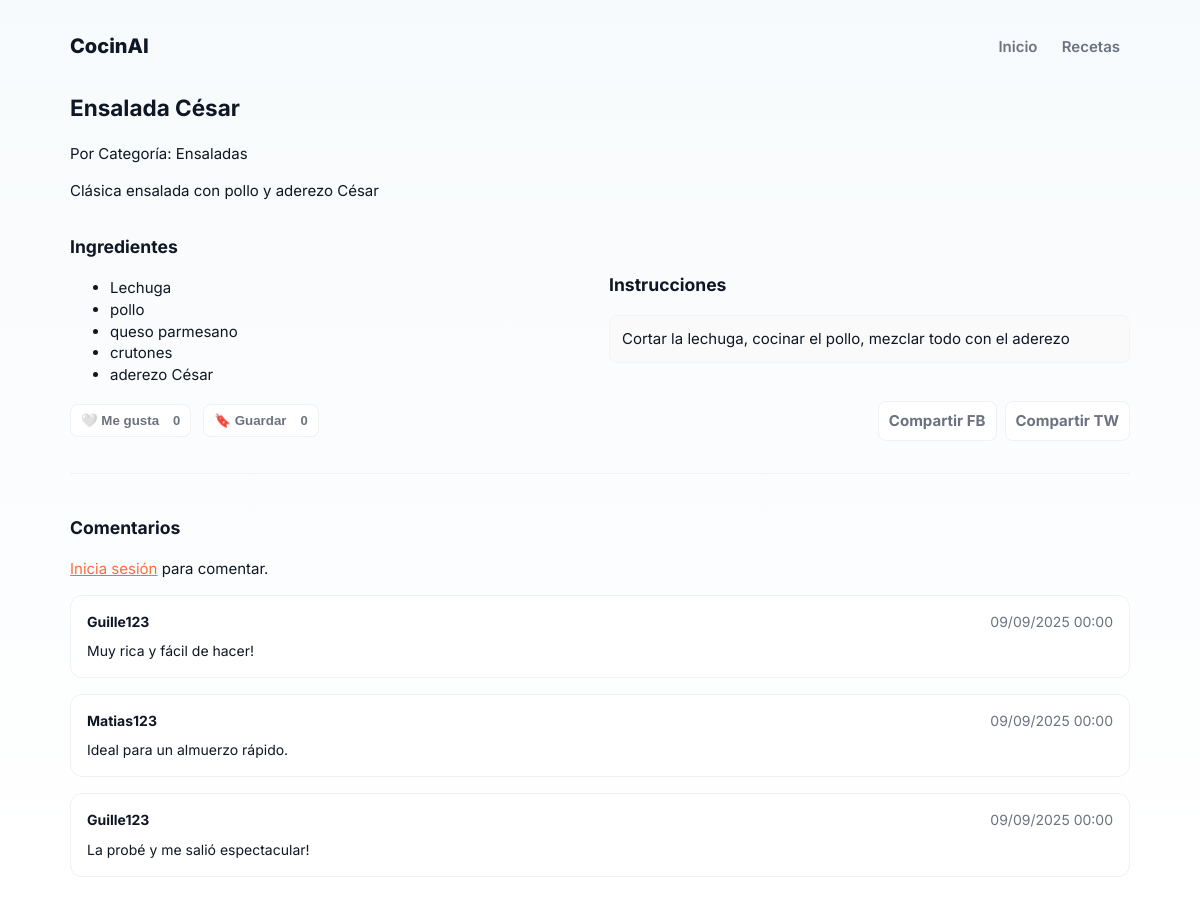
/recipe.php?id=1, run on the app's committed database.
### tables this page shows
CREATE TABLE Receta (
    id INT AUTO_INCREMENT PRIMARY KEY,
    nombre VARCHAR(150) NOT NULL,
    descripcion TEXT,
    ingredientes TEXT,
    instrucciones TEXT,
    calorias INT,
    carbohidratos INT,
    proteinas INT,
    grasas INT,
    categoria_id INT,
    usuario_id INT,
    FOREIGN KEY (categoria_id) REFERENCES Categoria(id),
    FOREIGN KEY (usuario_id) REFERENCES Usuario(id)
);

CREATE TABLE Categoria (
    id INT AUTO_INCREMENT PRIMARY KEY,
    nombre VARCHAR(100) NOT NULL
);

CREATE TABLE IF NOT EXISTS Comentario (
    id INT AUTO_INCREMENT PRIMARY KEY,
    texto TEXT NOT NULL,
    fecha DATETIME NOT NULL,
    usuario_id INT NOT NULL,
    receta_id INT NOT NULL,
    FOREIGN KEY (usuario_id) REFERENCES Usuario(id),
    FOREIGN KEY (receta_id) REFERENCES Receta(id) ON DELETE CASCADE
);

CREATE TABLE Usuario (
    id INT AUTO_INCREMENT PRIMARY KEY,
    nombre_usuario VARCHAR(100) NOT NULL,
    email VARCHAR(150) NOT NULL UNIQUE,
    password VARCHAR(255) NOT NULL
);

### recipe.php (the view, shortened to what this page needs)
<?php
require_once __DIR__ . '/Nueva carpeta/BD/conexion.php';
$id = isset($_GET['id']) ? intval($_GET['id']) : 0;
$stmt = $conn->prepare("
    SELECT r.*, u.nombre_usuario as autor, c.nombre as categoria
    FROM Receta r
    LEFT JOIN Usuario u ON r.usuario_id = u.id
    LEFT JOIN Categoria c ON r.categoria_id = c.id
    WHERE r.id = ?
");
$stmt->bind_param("i", $id);
$stmt->execute();
$receta = $stmt->get_result()->fetch_assoc();
$comment_error = '';
$comentarios = [];
$stmt = $conn->prepare("
    SELECT c.*, u.nombre_usuario
    FROM Comentario c
    JOIN Usuario u ON c.usuario_id = u.id
    WHERE c.receta_id = ?
    ORDER BY c.fecha DESC
");
$stmt->bind_param("i", $id);
$stmt->execute();
$result = $stmt->get_result();
while ($row = $result->fetch_assoc()) {
    $comentarios[] = $row;
}
$likes_count = 0;
$favs_count = 0;
$user_liked = false;
$user_fav = false;
try {
    $stmt = $conn->prepare("SELECT COUNT(*) AS cnt FROM LikeReceta WHERE receta_id = ?");
    $stmt->bind_param("i", $id);
    $stmt->execute();
    $likes_count = $stmt->get_result()->fetch_assoc()['cnt'] ?? 0;
    $stmt = $conn->prepare("SELECT COUNT(*) AS cnt FROM Favorito WHERE receta_id = ?");
    $stmt->bind_param("i", $id);
    $stmt->execute();
    $favs_count = $stmt->get_result()->fetch_assoc()['cnt'] ?? 0;
} catch (Exception $e) {
}
?>
<!DOCTYPE html>
<html lang="es">
<head>
    <link rel="stylesheet" href="styles.css">
</head>
<body>
<div class="container">
    <header>
        <div><a href="index.php" class="logo">CocinAI</a></div>
        <nav>
            <a href="index.php">Inicio</a>
            <a href="recipes.php">Recetas</a>
        </nav>
    </header>
    <article class="recipe-detail">
        <h1><?php echo htmlspecialchars($receta['nombre']); ?></h1>
        <div class="recipe-meta">
            <span>Por <?php echo htmlspecialchars($receta['autor']); ?></span>
            <?php if (!empty($receta['categoria'])): ?>
                <span>Categoría: <?php echo htmlspecialchars($receta['categoria']); ?></span>
            <?php endif; ?>
        </div>
        <div class="recipe-content">
            <p><?php echo nl2br(htmlspecialchars($receta['descripcion'])); ?></p>
            <div class="grid cols-2">
                <div>
                    <h3>Ingredientes</h3>
                    <ul>
                        <?php foreach (explode(',', $receta['ingredientes']) as $ingrediente): ?>
                            <li><?php echo htmlspecialchars(trim($ingrediente)); ?></li>
                        <?php endforeach; ?>
                    </ul>
                </div>
                <div>
                    <h3>Instrucciones</h3>
                    <div class="instructions">
                        <?php echo nl2br(htmlspecialchars($receta['instrucciones'])); ?>
                    </div>
                </div>
            </div>
        </div>
        <div style="display:flex; gap:12px; align-items:center; margin-bottom:12px;">
            <form method="post" action="like_toggle.php" style="display:inline;">
                <button class="btn-sm" type="submit" aria-pressed="<?php echo $user_liked ? 'true' : 'false'; ?>">
                    <?php echo $user_liked ? '❤️' : '🤍'; ?> Me gusta
                    <span class="small" style="margin-left:6px;"><?php echo intval($likes_count); ?></span>
                </button>
            </form>
            <form method="post" action="favorite_toggle.php" style="display:inline;">
                <button class="btn-sm" type="submit" aria-pressed="<?php echo $user_fav ? 'true' : 'false'; ?>">
                    <?php echo $user_fav ? '🔖 Guardado' : '🔖 Guardar'; ?>
                    <span class="small" style="margin-left:6px;"><?php echo intval($favs_count); ?></span>
                </button>
            </form>
            <div style="margin-left:auto; display:flex; gap:8px;">
                <?php $shareUrl = 'http://' . ($_SERVER['HTTP_HOST'] ?? 'localhost') . $_SERVER['REQUEST_URI']; ?>
                <a class="btn-sm" href="https://www.facebook.com/sharer/sharer.php?u=<?php echo urlencode($shareUrl); ?>" target="_blank" rel="noopener">Compartir FB</a>
                <a class="btn-sm" href="https://twitter.com/intent/tweet?url=<?php echo urlencode($shareUrl); ?>&text=<?php echo urlencode($receta['nombre']); ?>" target="_blank" rel="noopener">Compartir TW</a>
            </div>
        </div>
        <section id="comentarios" class="comments-section">
            <h3>Comentarios</h3>
            <?php if (!empty($_SESSION['user_id'])): ?>
                <form method="post" class="comment-form">
                    <?php if (!empty($comment_error)): ?>
                        <div class="form-error"><?php echo htmlspecialchars($comment_error); ?></div>
                    <?php endif; ?>
                    <textarea name="texto" required placeholder="Escribe tu comentario..."></textarea>
                    <button type="submit" class="btn">Comentar</button>
                </form>
            <?php else: ?>
                <p><a href="login.php">Inicia sesión</a> para comentar.</p>
            <?php endif; ?>
            <div class="comments-list">
                <?php if (empty($comentarios)): ?>
                    <p class="text-muted">No hay comentarios aún.</p>
                <?php else: ?>
                    <?php foreach ($comentarios as $c): ?>
                        <div class="comment">
                            <div class="comment-header">
                                <strong><?php echo htmlspecialchars($c['nombre_usuario']); ?></strong>
                                <span class="text-muted"><?php echo date('d/m/Y H:i', strtotime($c['fecha'])); ?></span>
                            </div>
                            <p><?php echo nl2br(htmlspecialchars($c['texto'])); ?></p>
                        </div>
                    <?php endforeach; ?>
                <?php endif; ?>
            </div>
        </section>
    </article>
</div>
</body>
</html>

### styles.css (style rules this page uses)
:root { --bg: #f7fafc; --card: #ffffff; --muted: #6b7280; --text: #0f1724; --accent: #ff6b35; --accent-600: #ff5724; --radius: 12px; --glass: rgba(255,255,255,0.6); --shadow: 0 6px 20px rgba(15,23,36,0.06); --shadow-sm: 0 4px 12px rgba(15,23,36,0.05); --max-width: 1100px; }
* { box-sizing:border-box }
html,body { height:100% }
body { margin:0; font-family: "Inter", system-ui, -apple-system, "Segoe UI", Roboto, "Helvetica Neue", Arial; background: linear-gradient(180deg, var(--bg) 0%, #ffffff 100%); color:var(--text); -webkit-font-smoothing:antialiased; -moz-osx-font-smoothing:grayscale; line-height:1.45; font-size:15px; }
.container { max-width:var(--max-width); margin:0 auto; padding:20px; }
header { display:flex; align-items:center; justify-content:space-between; gap:16px; padding:12px 0; }
header a.logo { font-weight:800; font-size:20px; color:var(--text); text-decoration:none; }
nav a { color:var(--muted); text-decoration:none; padding:8px 10px; border-radius:8px; transition:all .18s ease; font-weight:600; }
.grid { display:flex; flex-wrap:wrap; gap:18px; margin-top:12px; align-items:center; align-content: center; }
.grid.cols-2 { display:grid; grid-template-columns:1fr 1fr; gap:18px; }
.instructions { background:#fafafa; padding:12px; border-radius:8px; border:1px solid #f3f4f6; }
.btn-sm { display:inline-flex; align-items:center; gap:8px; padding:8px 10px; border-radius:8px; background:#fff; border:1px solid #eef2f6; color:var(--muted); font-weight:700; text-decoration:none; }
a { color:var(--accent); }
.text-muted { color:var(--muted) }
.small { font-size:13px }
.comments-section { margin-top: 32px; padding-top: 24px; border-top: 1px solid #eef2f6; }
.comments-list { display: flex; flex-direction: column; gap: 16px; }
.comment { background: #fff; padding: 16px; border-radius: 12px; border: 1px solid #eef2f6; }
.comment-header { display: flex; justify-content: space-between; margin-bottom: 8px; font-size: 14px; }
.comment p { margin: 0; font-size: 14px; line-height: 1.5; }

### data on the page
receta: nombre "Ensalada César", categoria.nombre "Ensaladas", descripcion "Clásica ensalada con pollo y aderezo César", ingredientes "Lechuga", ingredientes "pollo", ingredientes "queso parmesano", ingredientes "crutones", ingredientes "aderezo César", instrucciones "Cortar la lechuga, cocinar el pollo, mezclar todo con el aderezo"
comentario: usuario.nombre_usuario "Guille123", fecha "09/09/2025 00:00", texto "Muy rica y fácil de hacer!"
comentario: usuario.nombre_usuario "Matias123", fecha "09/09/2025 00:00", texto "Ideal para un almuerzo rápido."
comentario: usuario.nombre_usuario "Guille123", fecha "09/09/2025 00:00", texto "La probé y me salió espectacular!"

### other printed values
$likes_count "0"
$favs_count "0"
